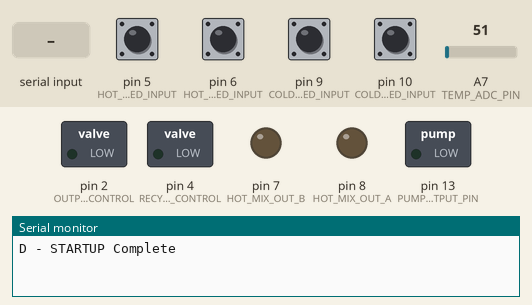
This sketch was run on a simulated Arduino Uno, built with avr-gcc and run on an emulated ATmega328P. On the bench: switched loads named in the sketch (green lamp = pin HIGH), output pins drawn as LEDs (lit = HIGH), the last lines printed to the serial monitor. The test bench sets the inputs (shaded band); at power-on: pin 5 (HOT_MIX_OPENED_INPUT), pin 6 (HOT_MIX_CLOSED_INPUT), pin 9 (COLD_MIX_OPENED_INPUT), pin 10 (COLD_MIX_CLOSED_INPUT) HIGH, A7 (TEMP_ADC_PIN) = 51.

Above: at 1.2 s.
1.3 s: "H" received over Serial
At 1.5 s:
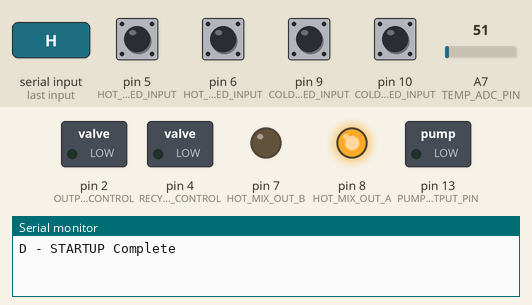
3.2 s: "O" received over Serial
At 3.8 s:
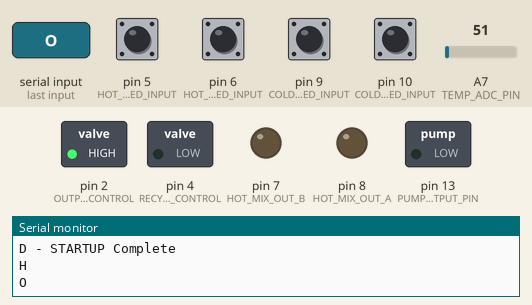
4.7 s: "P" received over Serial
At 5.0 s:
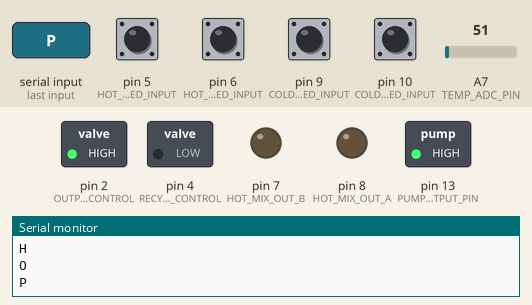
6.2 s: "o" received over Serial
At 7.3 s:
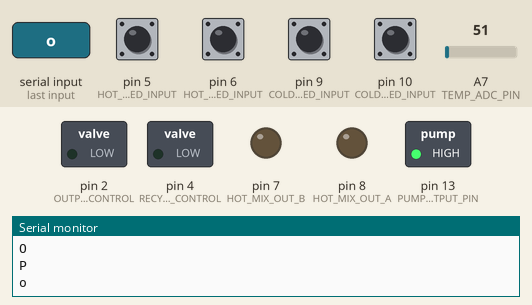
7.7 s: "R" received over Serial
At 8.4 s:
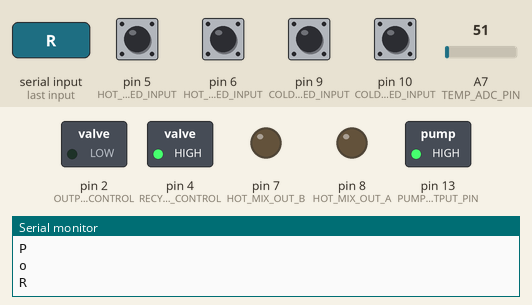
9.2 s: "p" received over Serial
At 9.6 s:
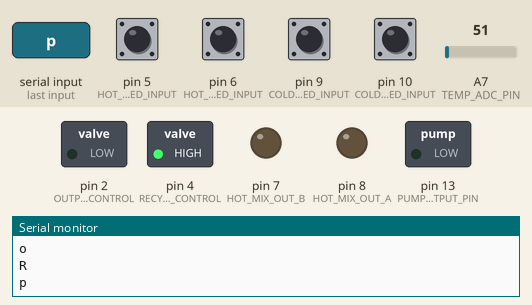
Timing chart, 0 to 11.7 s (numbered marks = the images above; inputs shaded):
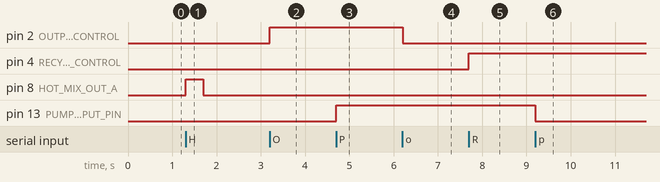

The sketch:

indoor-irrigation-controller.ino
```cpp
#include <Arduino.h>

// The temperature sensor is a 1-wire automotive thermistor that is wired as
// part of a voltage divider so that the ADC can be used to read a voltage
//NOTE: A6 & A7 are analog only pins, so A7 is used for the ADC input
#define TEMP_ADC_PIN                A7

// This controls an AC relay for running the recirculation pump
// NOTE: due to the attached LED D13 is really only useful as an output
#define PUMP_OUTPUT_PIN             13

// Each "mixing" valve is a motor + driver that is controlled with two pins. These valves
// also include two normally-open limit switches. Driving the valve should be done with 0.5second pulses
//   0,0 = stationary
//   0,1 = open
//   1,0 = close
//   1,1 = Not used
#define COLD_MIX_OUT_A              12
#define COLD_MIX_OUT_B              11
#define COLD_MIX_CLOSED_INPUT       10
#define COLD_MIX_OPENED_INPUT       9

#define HOT_MIX_OUT_A               8
#define HOT_MIX_OUT_B               7
#define HOT_MIX_CLOSED_INPUT        6
#define HOT_MIX_OPENED_INPUT        5

// Each open/close valve uses a NC/NO/COM relay and a single wire toggle (open/close) for control
// Feedback from the two limit switches is tied together. 1 = MOVINNG, 0=STOPPED
#define RECYCLE_VALVE_CONTROL       4
#define RECYCLE_VALVE_INPUT         3
#define OUTPUT_VALVE_CONTROL        2
#define OUTPUT_VALVE_INPUT          A0


// Constants
#define SEC_TO_MS                   1000
#define ANALOG_READS                64
#define VALVE_INCREMENTS            10
// The docs on these valves say 6 to 8 seconds for full movement
// But when pulsing, the momentum carries the valve a little further
#define VALVE_PULSE_DELAY           4*1000/VALVE_INCREMENTS


//  Globals
float TEMPERATURE = 0.0;
uint8_t COLD_POSITION = 0;
uint8_t HOT_POSITION = 0;
char OUTPUT_POSITION = 'o';
char RECIRCULATION_POSITION = 'r';


void debug(String msg)
{
    Serial.print("D - ");
    Serial.println(msg);
}


float mapf(float x, float in_min, float in_max, float out_min, float out_max)
{
  return (x - in_min) * (out_max - out_min) / (in_max - in_min) + out_min;
}

float convertToFahrenheit(float value) {
    // FIXME: Implement conversion function or lookup table
    // 130F = 48
    // 44F = 280

    // If linear 87F == 164
    return mapf(value, 280.0, 48.0, 44.0, 130.0);
}

void readTemperature() {
    uint32_t sum = 0;
    float value = 0;
    for (uint8_t x=0; x< ANALOG_READS; x++) {
        sum = sum + analogRead(TEMP_ADC_PIN);
    }

    value = sum / ANALOG_READS;
    TEMPERATURE = convertToFahrenheit(value);
}


void pulseColdOpen() {
    if (COLD_POSITION == VALVE_INCREMENTS) {
        return;
    }
    COLD_POSITION++;

    do {
        digitalWrite(COLD_MIX_OUT_A, HIGH);
        digitalWrite(COLD_MIX_OUT_B, LOW);

        delay(VALVE_PULSE_DELAY);

        digitalWrite(COLD_MIX_OUT_A, LOW);
        digitalWrite(COLD_MIX_OUT_B, LOW);
    }
    while(digitalRead(COLD_MIX_OPENED_INPUT) == HIGH && COLD_POSITION == VALVE_INCREMENTS);
}

void pulseColdClosed() {
    if (COLD_POSITION == 0) {
        return;
    }

    COLD_POSITION--;

    do {
        digitalWrite(COLD_MIX_OUT_A, LOW);
        digitalWrite(COLD_MIX_OUT_B, HIGH);

        delay(VALVE_PULSE_DELAY);

        digitalWrite(COLD_MIX_OUT_A, LOW);
        digitalWrite(COLD_MIX_OUT_B, LOW);

    }
    while(digitalRead(COLD_MIX_CLOSED_INPUT) == HIGH && COLD_POSITION == 0);
}

void pulseHotOpen() {
    if (HOT_POSITION == VALVE_INCREMENTS) {
        return;
    }

    HOT_POSITION++;

    do {
        digitalWrite(HOT_MIX_OUT_A, HIGH);
        digitalWrite(HOT_MIX_OUT_B, LOW);

        delay(VALVE_PULSE_DELAY);

        digitalWrite(HOT_MIX_OUT_A, LOW);
        digitalWrite(HOT_MIX_OUT_B, LOW);
    }
    while(digitalRead(HOT_MIX_OPENED_INPUT) == HIGH && HOT_POSITION == VALVE_INCREMENTS);
}

void pulseHotClosed() {
    if (HOT_POSITION == 0) {
        return;
    }

    HOT_POSITION--;

    do {
        digitalWrite(HOT_MIX_OUT_A, LOW);
        digitalWrite(HOT_MIX_OUT_B, HIGH);

        delay(VALVE_PULSE_DELAY);

        digitalWrite(HOT_MIX_OUT_A, LOW);
        digitalWrite(HOT_MIX_OUT_B, LOW);
    }
    while(digitalRead(HOT_MIX_CLOSED_INPUT) == HIGH && HOT_POSITION == 0);
}

void openOutput() {
    digitalWrite(OUTPUT_VALVE_CONTROL, HIGH);
    OUTPUT_POSITION = 'O';
}

void closeOutput() {
    digitalWrite(OUTPUT_VALVE_CONTROL, LOW);
    OUTPUT_POSITION = 'o';
}

void startPump() {
    digitalWrite(PUMP_OUTPUT_PIN, HIGH);
}

void stopPump() {
    digitalWrite(PUMP_OUTPUT_PIN, LOW);
}

void openRecirculation() {
    digitalWrite(RECYCLE_VALVE_CONTROL, HIGH);
    RECIRCULATION_POSITION = 'R';
}

void closeRecirculation() {
    digitalWrite(RECYCLE_VALVE_CONTROL, LOW);
    RECIRCULATION_POSITION = 'r';
}

void updateValvePositions() {
    // COLD Water Valve
    if (digitalRead(COLD_MIX_CLOSED_INPUT) == LOW) {
        COLD_POSITION = 0;
    } else if (digitalRead(COLD_MIX_OPENED_INPUT) == LOW) {
        COLD_POSITION = VALVE_INCREMENTS;
    }

    // HOT Water Valve
    if (digitalRead(HOT_MIX_CLOSED_INPUT) == LOW) {
        HOT_POSITION = 0;
    } else if (digitalRead(HOT_MIX_OPENED_INPUT) == LOW) {
        HOT_POSITION = VALVE_INCREMENTS;
    }
}

void printValves()
{
    for (uint8_t x=0; x<COLD_POSITION; x++) {
        Serial.print('C');
    }
    for (uint8_t x = 0; x < HOT_POSITION; x++)
    {
        Serial.print('H');
    }

    // FIXME: add valve status (when in transition)
    Serial.print(OUTPUT_POSITION);
    Serial.print(RECIRCULATION_POSITION);

    Serial.println();
}


void setup() {
    // Setup the serial connection
    Serial.begin(57600);

    // Setup ADC pin for temp; A6 &A7 don't need any setup

    // Setup pump output (default to off)
    pinMode(PUMP_OUTPUT_PIN, OUTPUT);
    stopPump();

    // Setup cold water valve (defalut to no movement)
    pinMode(COLD_MIX_OUT_A, OUTPUT);
    pinMode(COLD_MIX_OUT_B, OUTPUT);
    digitalWrite(COLD_MIX_OUT_A, LOW);
    digitalWrite(COLD_MIX_OUT_B, LOW);
    pinMode(COLD_MIX_CLOSED_INPUT, INPUT_PULLUP);
    pinMode(COLD_MIX_OPENED_INPUT, INPUT_PULLUP);

    // Setup hot water valve (default to no movement)
    pinMode(HOT_MIX_OUT_A, OUTPUT);
    pinMode(HOT_MIX_OUT_B, OUTPUT);
    digitalWrite(HOT_MIX_OUT_A, LOW);
    digitalWrite(HOT_MIX_OUT_B, LOW);
    pinMode(HOT_MIX_CLOSED_INPUT, INPUT_PULLUP);
    pinMode(HOT_MIX_OPENED_INPUT, INPUT_PULLUP);

    // Setup water recycle valve (default to closed)
    pinMode(RECYCLE_VALVE_CONTROL, OUTPUT);
    pinMode(RECYCLE_VALVE_INPUT, INPUT_PULLUP);
    closeRecirculation();

    //  Setup the Output water valve (default is closed)
    pinMode(OUTPUT_VALVE_CONTROL, OUTPUT);
    pinMode(OUTPUT_VALVE_INPUT, INPUT_PULLUP);
    closeOutput();

    // Initialize Variables
    readTemperature();

    debug("STARTUP Complete");
}

void loop() {
    if (Serial.available() > 0) {
        char code = Serial.read();
        switch(code) {
            case 'C':
                // Pulse the cold valve a little more open
                pulseColdOpen();
                Serial.println('C');
                break;

            case 'c':
                // Pulse the cold valve a little more closed
                pulseColdClosed();
                Serial.println('c');
                break;

            case 'H':
                // Pulse the hot valve a little more open
                pulseHotOpen();
                Serial.println('H');
                break;

            case 'h':
                // Pulse the hot valve a little more closed
                pulseHotClosed();
                Serial.println('h');
                break;

            case 'I':
                Serial.println('I');
                break;

            case 'O':
                // Open the output valve
                openOutput();
                Serial.println('O');
                break;

            case 'o':
                // Close the output valve
                closeOutput();
                Serial.println('o');
                break;

            case 'P':
                // Turn on the pump
                startPump();
                Serial.println('P');
                break;

            case 'p':
                // Turn off the pump
                stopPump();
                Serial.println('p');
                break;

            case 'R':
                // Open the recirculation valve
                openRecirculation();
                Serial.println('R');
                break;

            case 'r':
                // Close the recirculation valve
                closeRecirculation();
                Serial.println('r');
                break;

            case 'T':
                readTemperature();
                Serial.println(TEMPERATURE);
                break;

            case 'V':
                printValves();
                break;

            default:
                Serial.println('E');
                break;
        }
    }

    updateValvePositions();
}
```

Measured:
- after the input at 1.3 s, pin 8 (HOT_MIX_OUT_A): LOW → HIGH at once, → LOW 0.40 s later
- after the input at 3.2 s, pin 2 (OUTPUT_VALVE_CONTROL): LOW → HIGH at once
- after the input at 4.7 s, pin 13 (PUMP_OUTPUT_PIN): LOW → HIGH at once
- after the input at 6.2 s, pin 2 (OUTPUT_VALVE_CONTROL): HIGH → LOW at once
- after the input at 7.7 s, pin 4 (RECYCLE_VALVE_CONTROL): LOW → HIGH at once
- after the input at 9.2 s, pin 13 (PUMP_OUTPUT_PIN): HIGH → LOW at once
